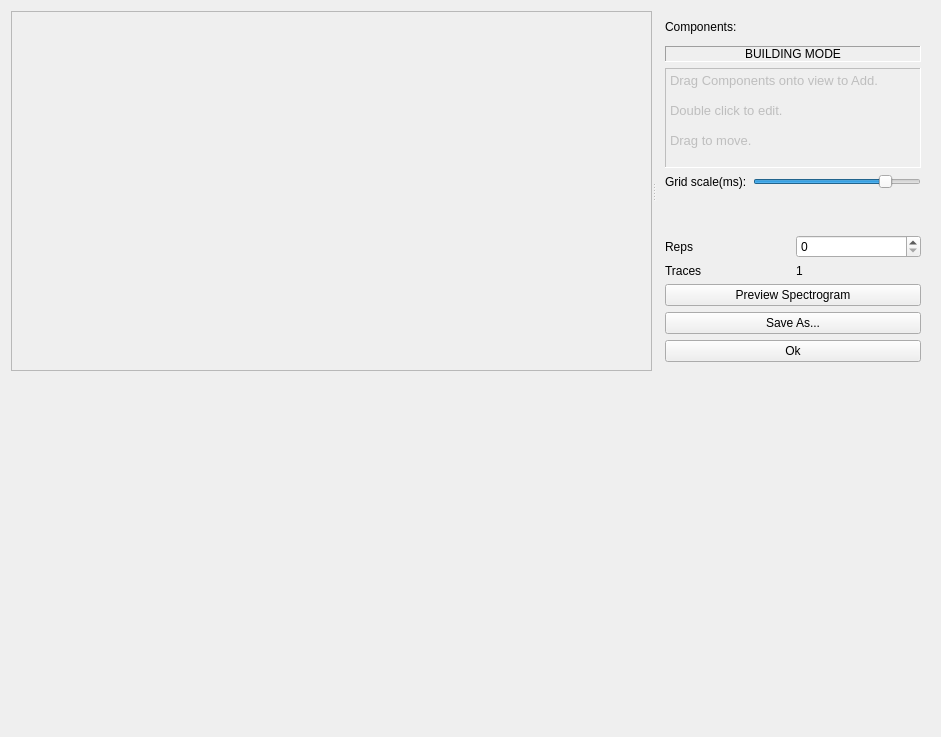
<?xml version="1.0" encoding="UTF-8"?>
<ui version="4.0">
 <class>StimulusEditor</class>
 <widget class="QWidget" name="StimulusEditor">
  <property name="geometry">
   <rect>
    <x>0</x>
    <y>0</y>
    <width>941</width>
    <height>737</height>
   </rect>
  </property>
  <property name="sizePolicy">
   <sizepolicy hsizetype="Expanding" vsizetype="Preferred">
    <horstretch>0</horstretch>
    <verstretch>0</verstretch>
   </sizepolicy>
  </property>
  <property name="windowTitle">
   <string>Form</string>
  </property>
  <layout class="QVBoxLayout" name="verticalLayout_2">
   <item>
    <widget class="QSplitter" name="splitter">
     <property name="orientation">
      <enum>Qt::Horizontal</enum>
     </property>
     <widget class="QScrollArea" name="scrollArea">
      <property name="sizePolicy">
       <sizepolicy hsizetype="Expanding" vsizetype="Expanding">
        <horstretch>1</horstretch>
        <verstretch>0</verstretch>
       </sizepolicy>
      </property>
      <property name="minimumSize">
       <size>
        <width>500</width>
        <height>0</height>
       </size>
      </property>
      <property name="widgetResizable">
       <bool>true</bool>
      </property>
      <widget class="QWidget" name="scrollAreaWidgetContents">
       <property name="geometry">
        <rect>
         <x>0</x>
         <y>0</y>
         <width>641</width>
         <height>442</height>
        </rect>
       </property>
       <layout class="QVBoxLayout" name="verticalLayout_4">
        <property name="margin">
         <number>0</number>
        </property>
        <item>
         <widget class="StimulusView" name="trackview" native="true">
          <property name="toolTip">
           <string>Stimulus View</string>
          </property>
         </widget>
        </item>
       </layout>
      </widget>
     </widget>
     <widget class="QFrame" name="frame">
      <property name="sizePolicy">
       <sizepolicy hsizetype="Preferred" vsizetype="Preferred">
        <horstretch>0</horstretch>
        <verstretch>0</verstretch>
       </sizepolicy>
      </property>
      <property name="maximumSize">
       <size>
        <width>16777215</width>
        <height>16777215</height>
       </size>
      </property>
      <property name="baseSize">
       <size>
        <width>200</width>
        <height>0</height>
       </size>
      </property>
      <layout class="QVBoxLayout" name="verticalLayout">
       <property name="sizeConstraint">
        <enum>QLayout::SetDefaultConstraint</enum>
       </property>
       <item>
        <widget class="QLabel" name="label_5">
         <property name="text">
          <string>Components:</string>
         </property>
        </widget>
       </item>
       <item>
        <widget class="ComponentTemplateTable" name="templateBox" native="true"/>
       </item>
       <item>
        <widget class="QLabel" name="modeLbl">
         <property name="enabled">
          <bool>true</bool>
         </property>
         <property name="frameShape">
          <enum>QFrame::Panel</enum>
         </property>
         <property name="frameShadow">
          <enum>QFrame::Sunken</enum>
         </property>
         <property name="text">
          <string>BUILDING MODE</string>
         </property>
         <property name="alignment">
          <set>Qt::AlignCenter</set>
         </property>
        </widget>
       </item>
       <item>
        <widget class="QTextEdit" name="hintTxedt">
         <property name="enabled">
          <bool>false</bool>
         </property>
         <property name="sizePolicy">
          <sizepolicy hsizetype="Expanding" vsizetype="MinimumExpanding">
           <horstretch>0</horstretch>
           <verstretch>0</verstretch>
          </sizepolicy>
         </property>
         <property name="minimumSize">
          <size>
           <width>0</width>
           <height>60</height>
          </size>
         </property>
         <property name="maximumSize">
          <size>
           <width>16777215</width>
           <height>100</height>
          </size>
         </property>
         <property name="toolTip">
          <string>Hint</string>
         </property>
         <property name="frameShape">
          <enum>QFrame::Panel</enum>
         </property>
         <property name="html">
          <string>&lt;!DOCTYPE HTML PUBLIC &quot;-//W3C//DTD HTML 4.0//EN&quot; &quot;http://www.w3.org/TR/REC-html40/strict.dtd&quot;&gt;
&lt;html&gt;&lt;head&gt;&lt;meta name=&quot;qrichtext&quot; content=&quot;1&quot; /&gt;&lt;style type=&quot;text/css&quot;&gt;
p, li { white-space: pre-wrap; }
&lt;/style&gt;&lt;/head&gt;&lt;body style=&quot; font-family:'Cantarell'; font-size:11pt; font-weight:400; font-style:normal;&quot;&gt;
&lt;p style=&quot; margin-top:0px; margin-bottom:0px; margin-left:0px; margin-right:0px; -qt-block-indent:0; text-indent:0px;&quot;&gt;&lt;span style=&quot; font-family:'MS Shell Dlg 2'; font-size:10pt;&quot;&gt;Drag Components onto view to Add. &lt;/span&gt;&lt;/p&gt;
&lt;p style=&quot;-qt-paragraph-type:empty; margin-top:0px; margin-bottom:0px; margin-left:0px; margin-right:0px; -qt-block-indent:0; text-indent:0px; font-family:'MS Shell Dlg 2'; font-size:10pt;&quot;&gt;&lt;br /&gt;&lt;/p&gt;
&lt;p style=&quot; margin-top:0px; margin-bottom:0px; margin-left:0px; margin-right:0px; -qt-block-indent:0; text-indent:0px;&quot;&gt;&lt;span style=&quot; font-family:'MS Shell Dlg 2'; font-size:10pt;&quot;&gt;Double click to edit. &lt;/span&gt;&lt;/p&gt;
&lt;p style=&quot;-qt-paragraph-type:empty; margin-top:0px; margin-bottom:0px; margin-left:0px; margin-right:0px; -qt-block-indent:0; text-indent:0px; font-family:'MS Shell Dlg 2'; font-size:10pt;&quot;&gt;&lt;br /&gt;&lt;/p&gt;
&lt;p style=&quot; margin-top:0px; margin-bottom:0px; margin-left:0px; margin-right:0px; -qt-block-indent:0; text-indent:0px;&quot;&gt;&lt;span style=&quot; font-family:'MS Shell Dlg 2'; font-size:10pt;&quot;&gt;Drag to move.&lt;/span&gt;&lt;/p&gt;&lt;/body&gt;&lt;/html&gt;</string>
         </property>
        </widget>
       </item>
       <item>
        <layout class="QGridLayout" name="gridLayout">
         <item row="0" column="0">
          <widget class="QLabel" name="label">
           <property name="text">
            <string>Grid scale(ms):</string>
           </property>
          </widget>
         </item>
         <item row="0" column="1">
          <widget class="QSlider" name="horizontalSlider">
           <property name="toolTip">
            <string>Zoom</string>
           </property>
           <property name="minimum">
            <number>1</number>
           </property>
           <property name="maximum">
            <number>12</number>
           </property>
           <property name="value">
            <number>10</number>
           </property>
           <property name="orientation">
            <enum>Qt::Horizontal</enum>
           </property>
          </widget>
         </item>
        </layout>
       </item>
       <item>
        <spacer name="verticalSpacer">
         <property name="orientation">
          <enum>Qt::Vertical</enum>
         </property>
         <property name="sizeHint" stdset="0">
          <size>
           <width>20</width>
           <height>40</height>
          </size>
         </property>
        </spacer>
       </item>
       <item>
        <layout class="QGridLayout" name="gridLayout_3">
         <item row="0" column="1">
          <widget class="QSpinBox" name="nrepsSpnbx">
           <property name="toolTip">
            <string>Number of times to repeat (also applies to each expanded stimulus if auto-parameters are used)</string>
           </property>
           <property name="maximum">
            <number>1000</number>
           </property>
          </widget>
         </item>
         <item row="0" column="0">
          <widget class="QLabel" name="label_2">
           <property name="sizePolicy">
            <sizepolicy hsizetype="Minimum" vsizetype="Preferred">
             <horstretch>0</horstretch>
             <verstretch>0</verstretch>
            </sizepolicy>
           </property>
           <property name="frameShape">
            <enum>QFrame::NoFrame</enum>
           </property>
           <property name="frameShadow">
            <enum>QFrame::Plain</enum>
           </property>
           <property name="text">
            <string>Reps</string>
           </property>
           <property name="wordWrap">
            <bool>false</bool>
           </property>
          </widget>
         </item>
         <item row="1" column="0">
          <widget class="QLabel" name="label_3">
           <property name="text">
            <string>Traces</string>
           </property>
          </widget>
         </item>
         <item row="1" column="1">
          <widget class="QLabel" name="ntracesLbl">
           <property name="toolTip">
            <string>Number of unique stimuli (including expanded auto-parameters) in this test</string>
           </property>
           <property name="text">
            <string>1</string>
           </property>
          </widget>
         </item>
        </layout>
       </item>
       <item>
        <widget class="QPushButton" name="previewBtn">
         <property name="toolTip">
          <string>Generate preview spectrogram</string>
         </property>
         <property name="text">
          <string>Preview Spectrogram</string>
         </property>
        </widget>
       </item>
       <item>
        <widget class="QPushButton" name="saveBtn">
         <property name="toolTip">
          <string>Save stimulus template to file</string>
         </property>
         <property name="text">
          <string>Save As...</string>
         </property>
        </widget>
       </item>
       <item>
        <widget class="QPushButton" name="okBtn">
         <property name="text">
          <string>Ok</string>
         </property>
        </widget>
       </item>
      </layout>
     </widget>
    </widget>
   </item>
   <item>
    <widget class="HidableParameterEditor" name="parametizer" native="true">
     <property name="minimumSize">
      <size>
       <width>0</width>
       <height>50</height>
      </size>
     </property>
    </widget>
   </item>
  </layout>
 </widget>
 <customwidgets>
  <customwidget>
   <class>StimulusView</class>
   <extends>QWidget</extends>
   <header>neurosound.gui.stim.stimulusview</header>
   <container>1</container>
   <slots>
    <slot>setRepCount(int)</slot>
    <slot>setPixelScale()</slot>
   </slots>
  </customwidget>
  <customwidget>
   <class>ComponentTemplateTable</class>
   <extends>QWidget</extends>
   <header>neurosound.gui.stim.component_label</header>
   <container>1</container>
  </customwidget>
  <customwidget>
   <class>HidableParameterEditor</class>
   <extends>QWidget</extends>
   <header>neurosound.gui.stim.auto_parameters_editor</header>
   <container>1</container>
  </customwidget>
 </customwidgets>
 <resources/>
 <connections>
  <connection>
   <sender>nrepsSpnbx</sender>
   <signal>valueChanged(int)</signal>
   <receiver>StimulusEditor</receiver>
   <slot>setRepCount(int)</slot>
   <hints>
    <hint type="sourcelabel">
     <x>922</x>
     <y>254</y>
    </hint>
    <hint type="destinationlabel">
     <x>892</x>
     <y>636</y>
    </hint>
   </hints>
  </connection>
  <connection>
   <sender>okBtn</sender>
   <signal>clicked()</signal>
   <receiver>StimulusEditor</receiver>
   <slot>close()</slot>
   <hints>
    <hint type="sourcelabel">
     <x>923</x>
     <y>342</y>
    </hint>
    <hint type="destinationlabel">
     <x>1052</x>
     <y>585</y>
    </hint>
   </hints>
  </connection>
  <connection>
   <sender>previewBtn</sender>
   <signal>clicked()</signal>
   <receiver>StimulusEditor</receiver>
   <slot>preview()</slot>
   <hints>
    <hint type="sourcelabel">
     <x>923</x>
     <y>284</y>
    </hint>
    <hint type="destinationlabel">
     <x>642</x>
     <y>-6</y>
    </hint>
   </hints>
  </connection>
  <connection>
   <sender>saveBtn</sender>
   <signal>clicked()</signal>
   <receiver>StimulusEditor</receiver>
   <slot>saveStimulus()</slot>
   <hints>
    <hint type="sourcelabel">
     <x>923</x>
     <y>313</y>
    </hint>
    <hint type="destinationlabel">
     <x>942</x>
     <y>353</y>
    </hint>
   </hints>
  </connection>
  <connection>
   <sender>horizontalSlider</sender>
   <signal>valueChanged(int)</signal>
   <receiver>trackview</receiver>
   <slot>setPixelScale()</slot>
   <hints>
    <hint type="sourcelabel">
     <x>758</x>
     <y>172</y>
    </hint>
    <hint type="destinationlabel">
     <x>615</x>
     <y>244</y>
    </hint>
   </hints>
  </connection>
 </connections>
 <slots>
  <slot>doAutoparameters()</slot>
  <slot>signal()</slot>
  <slot>setRepCount(int)</slot>
  <slot>setModelSamplerate()</slot>
  <slot>preview()</slot>
  <slot>saveStimulus()</slot>
 </slots>
</ui>
